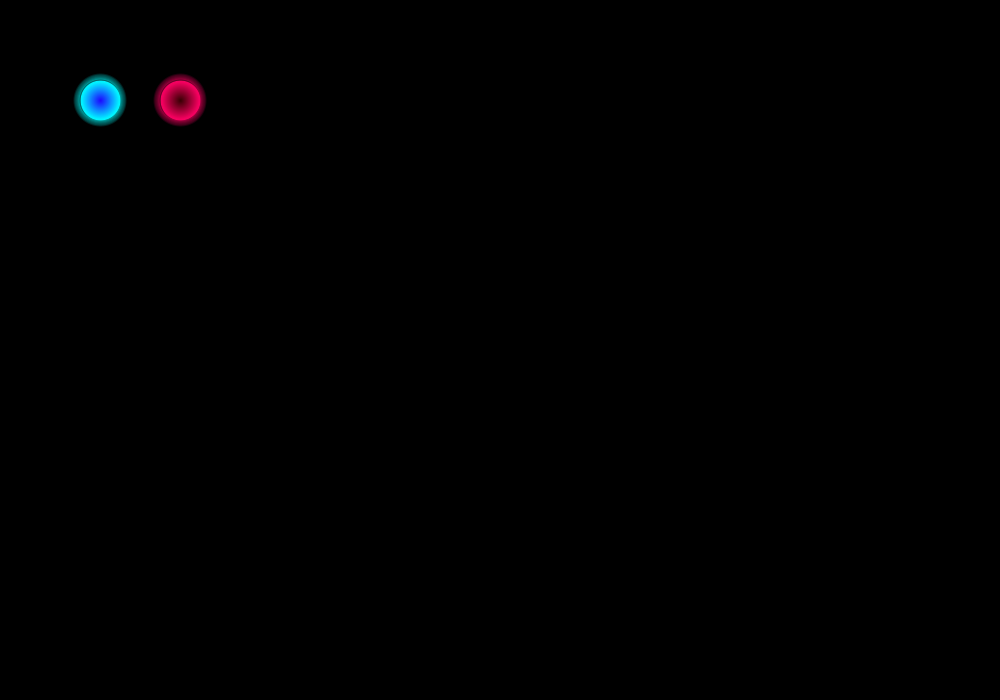
Frame 1 (no input)
Frame 60 (the mouse pressed at the canvas centre just before this capture): blank canvas, image omitted
Frame 120 (the mouse held since frame 60 and released just before this capture): blank canvas, image omitted

The Processing sketch that drew this single still picture (run headless with seeded random() and noise(); from frame 60 on, the mouse is pressed at the canvas centre):

// Processing sketch: BlobChaos
// ── BlobChaos.pde
Blob p1 = new Blob(1);
Blob p2 = new Blob(2);
float gravity=.5;
void setup() {
  size(1000, 700);
  frameRate(30);
}

void draw() {
  background(0);
  p1.display();
  p2.display();
}
// ── Blob.pde
class Blob 
{
  int player;
  float x=100, y=100, left, top, right, bottom, r, g, b, r1, g1, b1, d=40, radius=d/2, xSpd=0, ySpd=0, lastX, lastY;
  boolean onGround=true;
  Blob(int player1) 
  {
    player = player1;
    if (player==1) 
    {
      x=100;
      r=30;
      g=0;
      b=255;
      r1=0;
      g1=255;
      b1=255;
    } else 
    {
      x=180;
      r=50;
      g=0;
      b=0;
      r1=255;
      g1=0;
      b1=100;
    }
  }

  void display() 
  {
    if (onGround==true && keyCode==UP)
    {
      ySpd=-12;
      onGround=false;
    }
    lastX=x;
    lastY=y;
    x+=xSpd;
    y+=ySpd;
    ySpd+=gravity;
    left = x-(d/2);
    top = y+(d/2);
    right = x+(d/2);
    bottom = y-(d/2);
    int a=0;
    float rdec=(r1-r)/radius, gdec=(g1-g)/radius, bdec=(b1-b)/radius, tr=r, tg=g, tb=b;
    while (a<d) 
    {
      strokeWeight(2);
      stroke(tr, tg, tb);
      noFill();
      ellipse(x, y, a, a);
      tr+=rdec;
      tb+=bdec;
      tg+=gdec;
      a+=2;
    }

    a=1;
    float trans=100;
    strokeWeight(2);
    while (a<=12)
    {
      stroke(tr, tg, tb, trans);
      ellipse(x, y, d+a, d+a);
      trans*=.8;
      a+=2;
    }
    strokeWeight(1);
  }
}
